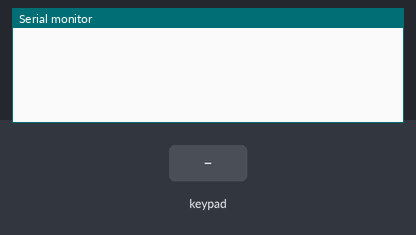
A sketch run on a simulated Arduino Uno, built with avr-gcc and run on an emulated ATmega328P. On the bench: the last lines printed to the serial monitor. The test bench sets the inputs (shaded band).

Above: at 1.2 s.
1.3 s: key '1' pressed
At 2.7 s:
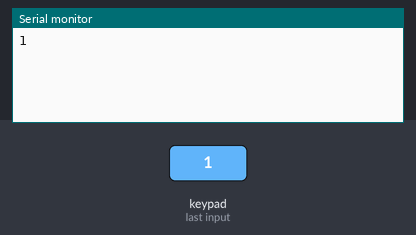
3.0 s: keypad keys 5 6 7 8 # pressed 0.4 s apart
At 6.0 s:
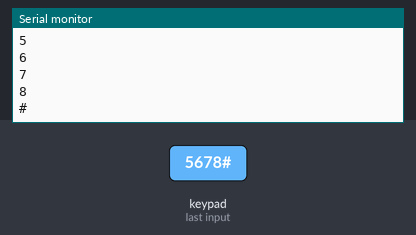
6.5 s: key 'A' pressed
At 7.7 s:
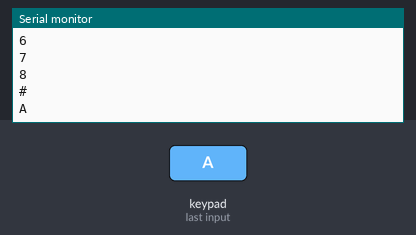
8.2 s: keypad keys 5 6 7 8 * pressed 0.4 s apart
At 10.7 s:
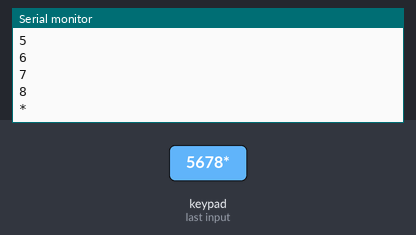
11.7 s: key 'B' pressed
At 12.4 s:
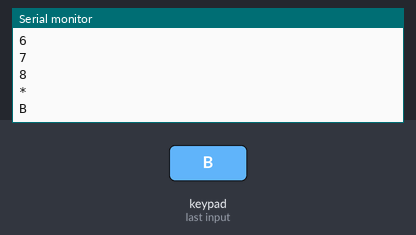
13.4 s: keypad keys 5 6 7 8 D pressed 0.4 s apart
At 16.6 s:
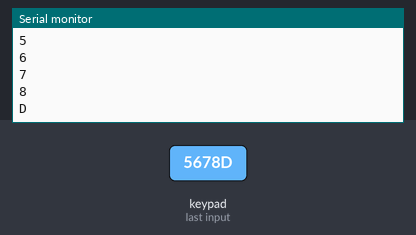
Timing chart, 0 to 17.9 s (numbered marks = the images above; inputs shaded):
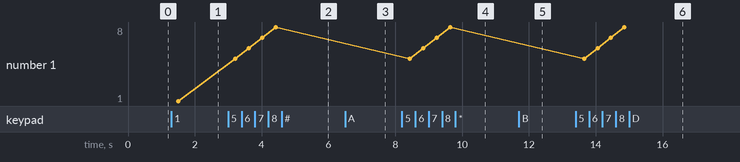

The sketch:

nut_nhan_4x4.ino
```cpp
#include "Keypad.h"

//Bạn có thể tham khảo thêm tại: https://github.com/Chris--A/Keypad/blob/master/examples/HelloKeypad/HelloKeypad.ino

const byte rows = 4; //số hàng
const byte columns = 4; //số cột
int n = 3; //
int state = 0; //nếu state =0 ko nhấn,state =1 nhấn thời gian nhỏ , state = 2 nhấn giữ lâu
char key = 0;
char keys[rows][columns] =
{
  {'1', '2', '3', 'A'},
  {'4', '5', '6', 'B'},
  {'7', '8', '9', 'C'},
  {'*', '0', '#', 'D'},
};
byte rowPins[rows] = {5, 6, 7, 8};
byte columnPins[columns] = {9, 10, 11, 12};
//cài đặt thư viện keypad
Keypad keypad = Keypad(makeKeymap(keys), rowPins, columnPins, rows, columns);
void setup() {
  Serial.begin(9600);

}
void loop() {
  char temp = keypad.getKey();
  if ((int)keypad.getState() ==  PRESSED)
  {
    if (temp != 0)
      key = temp;
  }
  if ((int)keypad.getState() ==  HOLD)
  {
    state++;
    state = constrain(state, 1, n-1);
    delay(700);
  }
  if ((int)keypad.getState() ==  RELEASED)
  {
    key += state;
    state = 0;
    //Xuất lên Máy tính để xem kết quả
    Serial.println(key);

  }
  delay(100);
}
```

Measured:
- after the input at 1.3 s, the serial monitor: prints a new line after 0.21 s (image 1)
- after the input at 3.0 s, the serial monitor: prints a new line after 0.21 s (image 2)
- after the input at 6.5 s, the serial monitor: prints a new line after 0.23 s (image 3)
- after the input at 8.2 s, the serial monitor: prints a new line after 0.23 s (image 4)
- after the input at 11.7 s, the serial monitor: prints a new line after 0.25 s (image 5)
- after the input at 13.4 s, the serial monitor: prints a new line after 0.25 s (image 6)
- plotted number 1: 1 → 8 after the input at 3.0 s
